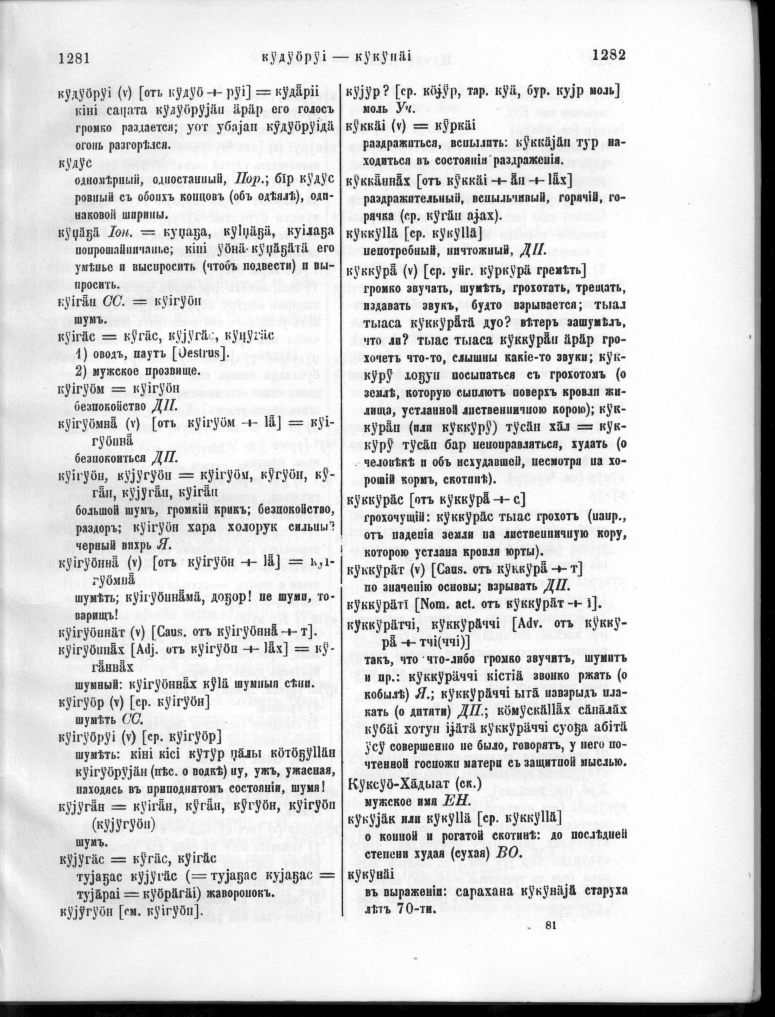
#> input picture Pek.jpg, 2324 x 3050 px (shown at 1/3 size)
$ python check_.py   (older library calls are emulated)
#> lines starting #> are read from the running program, lines starting #| are printed output that depends on the picture; after the words box and inside, x2 and y2 are one past the last pixel; in counts of white or black regions, pixels touching at a corner belong together
import cv2, numpy as np
image = cv2.imread('Pek.jpg')[100:1300, 100:1100]
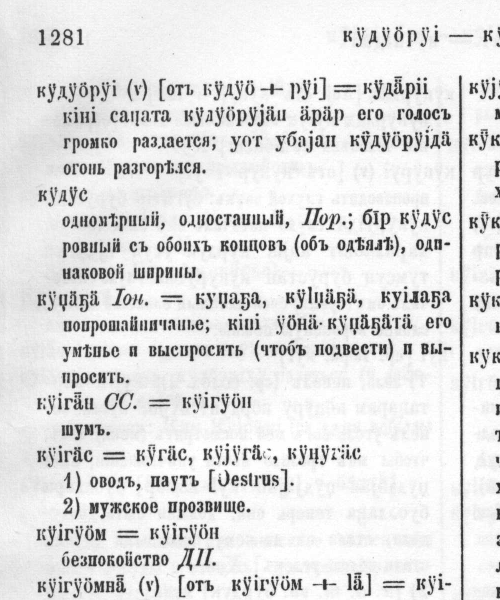
#> image: shape (1200, 1000, 3) (shown at 1/2 size); min 17, max 255, mean 223.9

#градации серого
gray = cv2.cvtColor(image,cv2.COLOR_BGR2GRAY)
cv2.imshow('gray',gray)
cv2.waitKey(0)

#строго черно-белое инвертированное
ret,thresh = cv2.threshold(gray,127,255,cv2.THRESH_BINARY_INV+cv2.THRESH_OTSU)
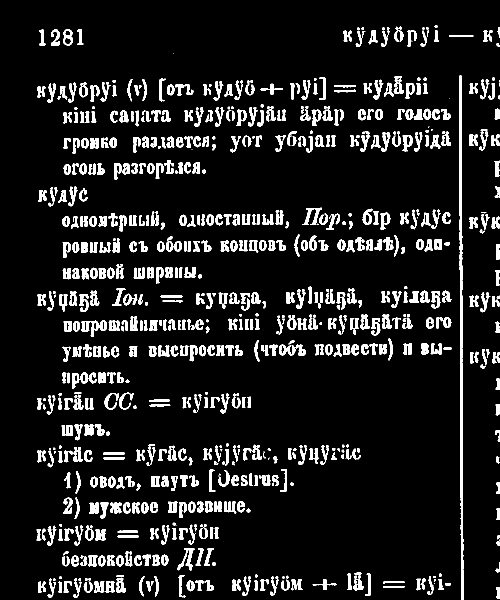
#> thresh: shape (1200, 1000) (shown at 1/2 size); 10.3% white; 822 white regions (44 under 20 px), largest, box (x1, y1, x2, y2) and area: (918, 151, 927, 1200) 4974, (355, 1096, 389, 1142) 527, (604, 415, 644, 450) 510
#> ret = 163
cv2.imshow('binary',thresh)
cv2.waitKey(0)

#раздутое
kernel = np.ones((5,15), np.uint8)
img_dilation = cv2.dilate(thresh, kernel, iterations=1)
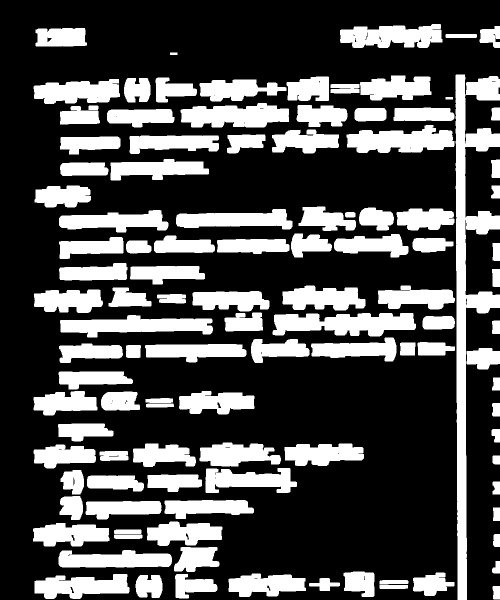
#> img_dilation: shape (1200, 1000) (shown at 1/2 size); 29.8% white; 112 white regions
cv2.imshow('dilated',img_dilation)
cv2.waitKey(0)

#ищем и сортируем контуры
im2,ctrs, hier = cv2.findContours(img_dilation.copy(), cv2.RETR_EXTERNAL, cv2.CHAIN_APPROX_SIMPLE)
#> ctrs = 112 contours; largest, box (x1, y1, x2, y2) and area: (911, 149, 1000, 1200) 25546, (545, 626, 832, 673) 9269, (693, 250, 909, 306) 7910, (120, 630, 426, 675) 7845, (361, 206, 578, 255) 7646
sorted_ctrs = sorted(ctrs, key=lambda ctr: (cv2.boundingRect(ctr)[1]//10, cv2.boundingRect(ctr)[0]))
#> sorted_ctrs has the same summary as ctrs

for i, ctr in enumerate(sorted_ctrs):
    # Рисуем прямоугольник вокруг каждого контура
    x, y, w, h = cv2.boundingRect(ctr)

    # Getting ROI
    roi = image[y:y+h, x:x+w]

    # show ROI
    # cv2.imshow('segment no:'+str(i),roi)
    cv2.rectangle(image,(x,y),( x + w, y + h ),(90, 0, 255), 2)
    cv2.putText(image, str(i), (x, y),
			cv2.FONT_HERSHEY_SIMPLEX, 0.45, (90, 0, 255), 2)
#> this loop made 112 passes
#> (x, y, w, h) on passes 1, 2, 3, 4, 6, 7, 8, 9, 10, 11, 12, 13: (680, 48, 205, 48), (71, 56, 103, 37), (959, 52, 41, 44), (891, 68, 63, 8), (911, 149, 89, 1051), (67, 158, 173, 50), (248, 156, 53, 49), (311, 155, 83, 50), (399, 159, 174, 44), (573, 153, 85, 49), (720, 151, 143, 50), (932, 152, 68, 49)
#> (ctr, x, y, w, h) on passes 5, 15: ([[340, 105], [340, 109], [354, 109], [354, 105]], 340, 105, 15, 5), ([[891, 194], [891, 198], [905, 198], [905, 194]], 891, 194, 15, 5)
#> pass 1, `roi = image[y:y+h, x:x+w]`:
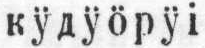
#> roi: shape (48, 205, 3); min 24, max 255, mean 207.4
#> pass 2, `roi = image[y:y+h, x:x+w]`:
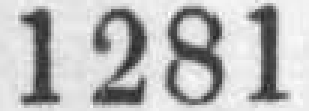
#> roi: shape (37, 103, 3) (shown 3 times larger); min 37, max 255, mean 186.9
#> pass 3, `roi = image[y:y+h, x:x+w]`:
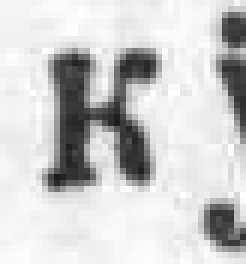
#> roi: shape (44, 41, 3) (shown 6 times larger); min 27, max 255, mean 204.7
#> after the loop:
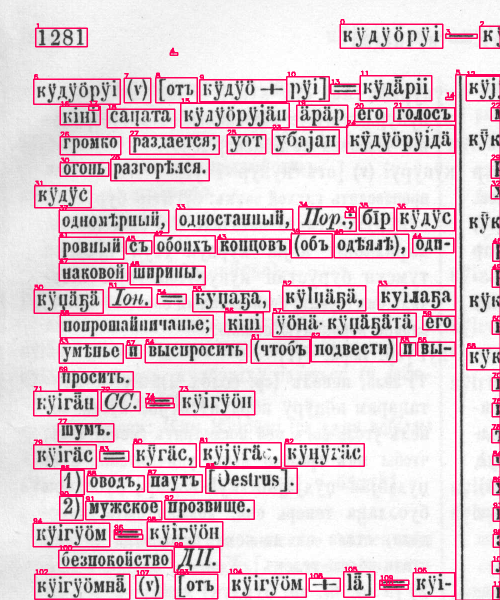
#> image: shape (1200, 1000, 3) (shown at 1/2 size); 8.59% of pixels changed, all inside (x1, y1, x2, y2) = (65, 38, 1000, 1200)

cv2.imshow('marked areas',image)
cv2.waitKey(0)
cv2.destroyAllWindows()
